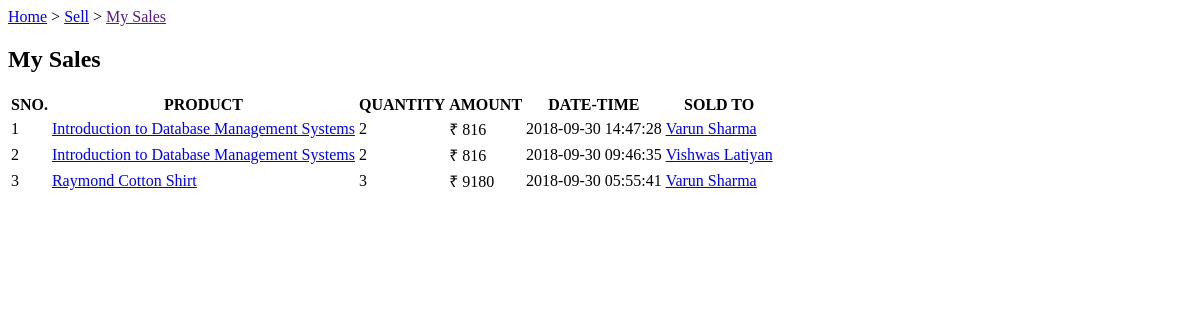
/sell/sales/ (signed in), run on an earlier commit of the app's database.
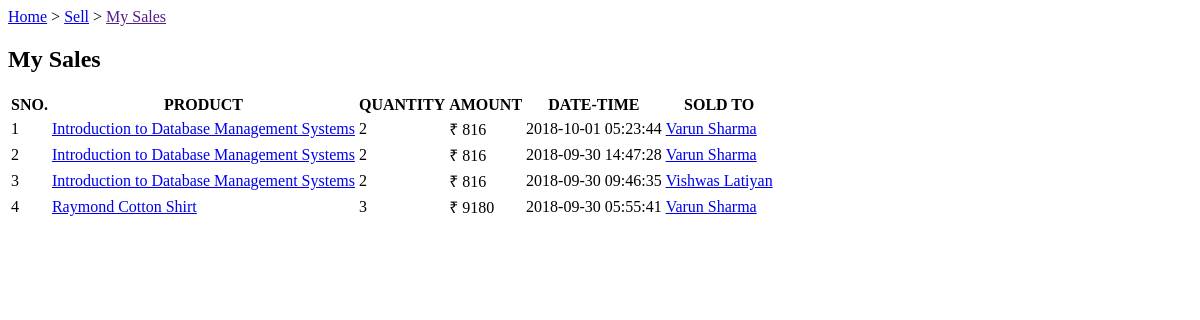
And on a later commit of the database.
### tables this page shows
CREATE TABLE orders(
orderID varchar(10) PRIMARY KEY,
custID REFERENCES customer(custID),
prodID REFERENCES product(prodID),
quantity integer check(quantity>=1),
date datetime not null,
cost_price decimal(9,2) NOT NULL,
sell_price decimal(9,2) NOT NULL,
status varchar(15) NOT NULL,
CHECK (cost_price < sell_price )
);

CREATE TABLE product(
prodID varchar(10) PRIMARY KEY,
name varchar(30) NOT NULL,
quantity integer CHECK(quantity>=0) NOT NULL,
category varchar(30) NOT NULL ,
cost_price decimal(9,2) NOT NULL,
sell_price decimal(9,2) NOT NULL,
description varchar(100),
sellID varchar(10) REFERENCES seller (sellID),
CHECK (sell_price>cost_price)
);

CREATE TABLE customer(
custID varchar(10) PRIMARY KEY,
name varchar(30) NOT NULL,
email varchar(30) UNIQUE,
phone varchar(13) NOT NULL,
area varchar(20) NOT NULL,
locality varchar(20) NOT NULL,
city varchar(20) NOT NULL,
state varchar(20) NOT NULL,
country varchar(20) NOT NULL,
zipcode varchar(6) NOT NULL,
password varchar(20) NOT NULL);

### __init__.py (the view)
@app.route("/sell/sales/")
def my_sales():
    if 'userid' not in session:
        return redirect(url_for('home'))
    if session['type']=="Customer":
        abort(403)
    res = sell_sales(session['userid'])
    return render_template('my_sales.html', sales=res)

### dbaccess.py (called while the page is built)
def sell_sales(sellID):
    conn = sqlite3.connect('onlineshop.db')
    cur = conn.cursor()
    a = cur.execute("""SELECT o.prodID, p.name, o.quantity, o.sell_price, o.date, o.custID, c.name
                       FROM orders o JOIN product p JOIN customer c
                       WHERE o.prodID=p.prodID AND o.custID=c.custID AND p.sellID=? AND o.status='RECIEVED'
                       ORDER BY o.date DESC """, (sellID,))
    res = [i for i in a]
    conn.close()
    return res

### templates/my_sales.html (shortened to what this page needs)
<html>
<body>
  <p><a href="/">Home</a> > <a href="/sell">Sell</a> > <a href="">My Sales</a></p>
  <h2>My Sales</h2>
  {% if sales|length==0 %}
  <p>You haven't done any sales yet.</p>
  {% else %}
  <table>
    <tr>
      <th>SNO.</th><th>PRODUCT</th><th>QUANTITY</th><th>AMOUNT</th><th>DATE-TIME</th><th>SOLD TO</th>
    </tr>
    {% set cnt={'val':1} %}
    {% for i in sales %}
    <tr>
      <td>{{cnt['val']}}</td><td><a href="/viewproduct/{{i[0]}}">{{i[1]}}</a></td><td>{{i[2]}}</td>
      <td>₹ {{i[3]}}</td><td>{{i[4]}}</td><td><a href="/viewprofile/{{i[5]}}">{{i[6]}}</a></td>
    </tr>
    {% endfor %}
  </table>
  {% endif %}
</body>
</html>

What changed in the data, as far as the page shows it:
added orders: val "1", name "Introduction to Database Management Systems", quantity "2", sell_price "816", date "2018-10-01 05:23:44", name "Varun Sharma"
computed for orders (number 2 of 4 on the later page): val "1" → "2"
computed for orders "Vishwas Latiyan": val "2" → "3"
computed for orders "Raymond Cotton Shirt": val "3" → "4"
